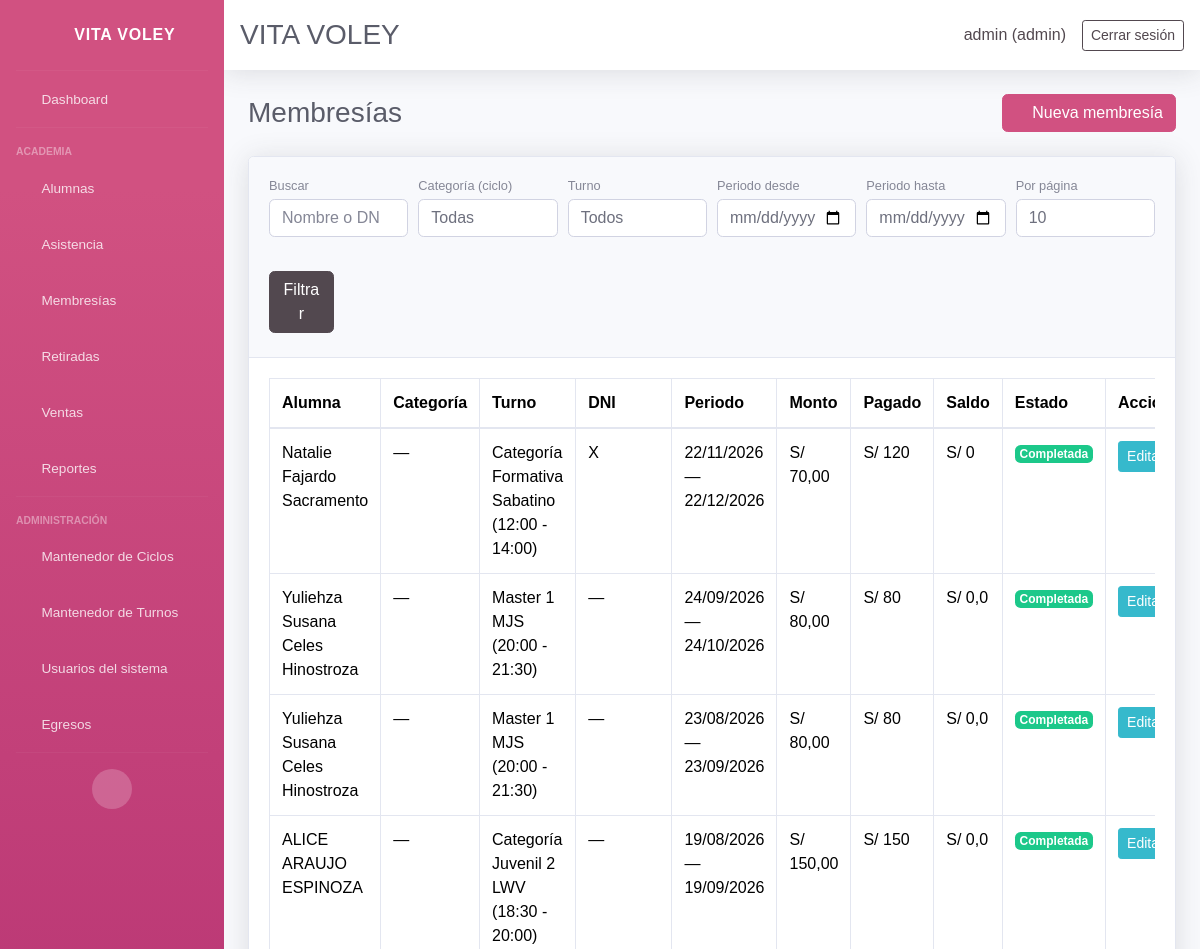
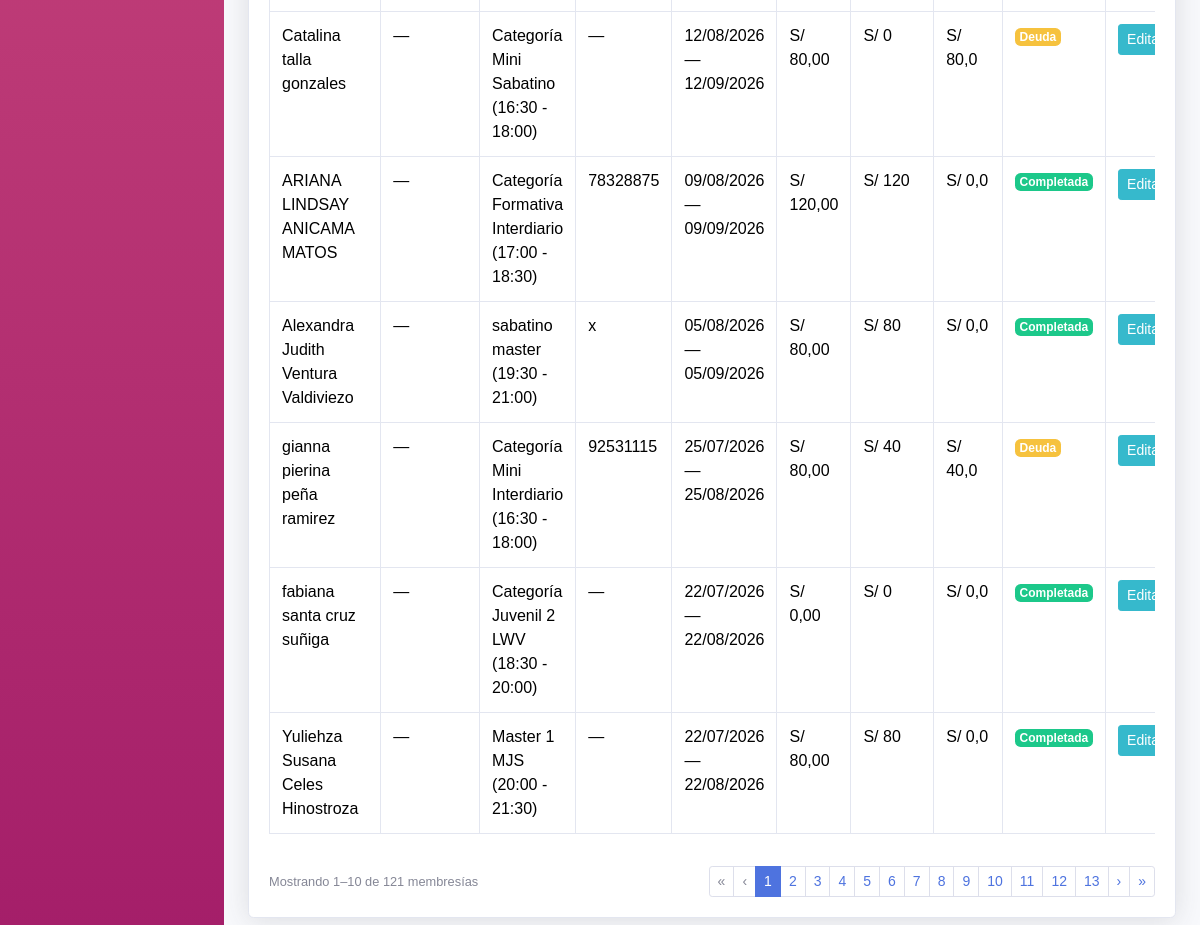
Screenshot of /memberships/ (signed in) with the database file from the repository (2 pictures, top to bottom).
### core/models.py (models this page shows, shortened)
class AuditableModel(models.Model):
    created_by = models.ForeignKey(
        settings.AUTH_USER_MODEL,
        on_delete=models.SET_NULL,
        null=True,
        blank=True,
        related_name='%(app_label)s_%(class)s_created',
        verbose_name='Creado por',
    )
    updated_by = models.ForeignKey(
        settings.AUTH_USER_MODEL,
        on_delete=models.SET_NULL,
        null=True,
        blank=True,
        related_name='%(app_label)s_%(class)s_updated',
        verbose_name='Actualizado por',
    )
    updated_at = models.DateTimeField(auto_now=True, verbose_name='Actualizado el')
    class Meta:
        abstract = True

class Membership(AuditableModel, models.Model):
    student = models.ForeignKey(Student, on_delete=models.CASCADE, related_name='memberships')
    start_date = models.DateField()
    end_date = models.DateField()
    amount_due = models.DecimalField(max_digits=10, decimal_places=2, default=0)
    status = models.CharField(max_length=20, choices=MEMBERSHIP_STATUS_CHOICES, default='debt')
    renewed_from = models.ForeignKey(
        'self',
        on_delete=models.SET_NULL,
        blank=True,
        null=True,
        related_name='renewals',
    )
    notes = models.TextField(blank=True, null=True)
    created_at = models.DateTimeField(auto_now_add=True)
    class Meta:
        ordering = ['-start_date', '-created_at']
    @property
    def paid_total(self):
        return self.payments.aggregate(total=models.Sum('amount'))['total'] or 0
    @property
    def balance(self):
        return max(float(self.amount_due) - float(self.paid_total), 0)

class Student(AuditableModel, models.Model):
    ENROLLMENT_STATUS_CHOICES = ENROLLMENT_STATUS_CHOICES
    name = models.CharField(max_length=120)
    age = models.PositiveSmallIntegerField(blank=True, null=True)
    dni = models.CharField(max_length=15, blank=True, null=True)
    email = models.EmailField(blank=True, null=True)
    contact = models.CharField(max_length=200, blank=True, null=True, verbose_name='Teléfono del estudiante')
    gender = models.CharField(max_length=10, choices=GENDER_CHOICES, blank=True, null=True, verbose_name='Género')
    cycle = models.ForeignKey(
        Cycle,
        on_delete=models.SET_NULL,
        blank=True,
        null=True,
        related_name='students',
        verbose_name='Ciclo',
    )
    student_condition = models.CharField(
        max_length=20,
        choices=STUDENT_CONDITION_CHOICES,
        default='regular',
        verbose_name='Condición del alumno',
    )
    school = models.CharField(max_length=120, blank=True, null=True, verbose_name='Colegio')
    size = models.CharField(max_length=5, choices=SIZE_CHOICES, blank=True, null=True, verbose_name='Talla')
    referral_source = models.CharField(max_length=200, blank=True, null=True, verbose_name='¿Cómo se enteró de la academia?')
    uniform_delivered = models.BooleanField(default=False, verbose_name='Se entregó uniforme')
    guardian = models.CharField(max_length=120, blank=True, null=True, verbose_name='Nombre del apoderado')
    guardian_dni = models.CharField(max_length=15, blank=True, null=True, verbose_name='DNI del apoderado')
    guardian_birth_date = models.DateField(blank=True, null=True, verbose_name='Fecha de nacimiento del apoderado')
    guardian_gender = models.CharField(
        max_length=10,
        choices=GENDER_CHOICES,
        blank=True,
        null=True,
        verbose_name='Género del apoderado',
    )
    guardian_phone = models.CharField(max_length=200, blank=True, null=True, verbose_name='Teléfono del apoderado')
    address = models.TextField(blank=True, null=True)
    shift = models.ForeignKey(Shift, on_delete=models.PROTECT, blank=True, null=True, related_name='students')
    enrollment_status = models.CharField(max_length=10, choices=ENROLLMENT_STATUS_CHOICES, default='active')
    retired = models.BooleanField(default=False)
    retired_reason = models.TextField(blank=True, null=True)
    retired_at = models.DateField(blank=True, null=True)
    monthly_fee = models.DecimalField(max_digits=10, decimal_places=2, blank=True, null=True)
    enrollment_date = models.DateField(blank=True, null=True)
    membership_start = models.DateField(blank=True, null=True, verbose_name='Inicio de membresía')
    membership_end = models.DateField(blank=True, null=True, verbose_name='Fin de membresía')
    birth_date = models.DateField(blank=True, null=True)
    attendance_days = models.JSONField(default=list, blank=True)
    created_at = models.DateTimeField(auto_now_add=True)
    class Meta:
        ordering = ['name']
    @property
    def active(self):
        return not self.retired and self.enrollment_status == 'active'
    def get_shift_display(self):
        if not self.shift:
            return ''
        return str(self.shift)

class Shift(AuditableModel, models.Model):
    name = models.CharField(max_length=120)
    start_time = models.TimeField()
    end_time = models.TimeField()
    active_days = models.JSONField(default=list, blank=True)
    created_at = models.DateTimeField(auto_now_add=True)
    class Meta:
        ordering = ['name']
    @property
    def schedule(self):
        return f"{self.start_time.strftime('%H:%M')} - {self.end_time.strftime('%H:%M')}"
    def __str__(self):
        return f"{self.name} ({self.schedule})"

### core/views_membership.py (the view)
# urls.py: path('memberships/', views_membership.membership_list, name='memberships_list'),
@login_required(login_url='login')
def membership_list(request):
    memberships, filter_ctx = _apply_membership_list_filters(_membership_queryset(), request)
    page_obj, per_page = _paginate(memberships, request)
    return render(request, 'core/memberships/list.html', {
        'page_obj': page_obj,
        'per_page': per_page,
        'page_sizes': PAGE_SIZES,
        'list_query': urlencode(_membership_list_query_params(request)),
        'cycle_choices': active_cycle_choices(),
        'is_secretary': _is_secretary(request.user),
        **filter_ctx,
    })

### core/audit.py (called while the page is built)
def set_current_user(user):
    _thread_locals.user = user

    def __call__(self, request):
        if getattr(request, 'user', None) and request.user.is_authenticated:
            set_current_user(request.user)
        else:
            set_current_user(None)
        try:
            return self.get_response(request)
        finally:
            set_current_user(None)

### core/context_processors.py (called while the page is built, shortened)
def user_role_context(request):
    user_role = None
    is_admin = False
    is_secretary = False
    if request.user.is_authenticated:
        if request.user.is_superuser:
            user_role = 'admin'
            is_admin = True
    return {
        'user_role': user_role,
        'is_admin': is_admin,
        'is_secretary': is_secretary,
    }

### core/models.py (called while the page is built)
def active_cycle_choices():
    return [
        (str(cycle.pk), cycle.name)
        for cycle in Cycle.objects.filter(is_active=True).order_by('name')
    ]

def valid_cycle_id(value):
    if not value or not str(value).isdigit():
        return ''
    if Cycle.objects.filter(pk=int(value)).exists():
        return str(value)
    return ''

### core/views.py (called while the page is built)
def get_user_role(user):
    if not user.is_authenticated:
        return None
    if user.is_superuser:
        return 'admin'
    profile = getattr(user, 'userprofile', None)
    if profile is not None:
        return profile.role
    return 'secretary'

### core/views_membership.py (called while the page is built, shortened)
def _membership_queryset():
    return Membership.objects.select_related('student', 'student__shift').order_by('-start_date', '-created_at')

def _parse_date_param(value):
    if not value:
        return None

def _valid_shift_id(value):
    if not value or not str(value).isdigit():
        return ''
    if Shift.objects.filter(pk=int(value)).exists():
        return str(value)
    return ''

def _shift_choices():
    return [(str(shift.id), str(shift)) for shift in Shift.objects.order_by('name')]

def _per_page(request):
    try:
        size = int(request.GET.get('per_page', 10))
    except (TypeError, ValueError):
        return 10
    return size if size in PAGE_SIZES else 10

def _filter_query_params(request, keys):
    params = {key: request.GET.get(key, '').strip() for key in keys if request.GET.get(key, '').strip()}
    per_page = _per_page(request)
    if per_page != 10 and 'per_page' in keys:
        params['per_page'] = str(per_page)
    return params

def _membership_list_query_params(request, page=None):
    params = _filter_query_params(request, _MEMBERSHIP_FILTER_KEYS)
    if page:
        params['page'] = str(page)
    return params

### core/templates/core/memberships/list.html (shortened to what this page needs)
{% extends 'core/base.html' %}
{% block content %}
<div class="d-sm-flex align-items-center justify-content-between mb-4">
    <h1 class="h3 mb-0 text-gray-800">Membresías</h1>
    <a class="btn btn-primary" href="{% url 'membership_add' %}"><i class="fas fa-plus"></i> Nueva membresía</a>
</div>
<div class="card shadow mb-4">
    <div class="card-header py-3">
        <form method="get" class="form-row align-items-end">
            <div class="form-group col-md-3 col-lg-2 mb-2">
                <label class="small text-muted mb-1">Buscar</label>
                <input type="search" name="q" value="{{ query }}" class="form-control" placeholder="Nombre o DNI">
            </div>
            <div class="form-group col-md-3 col-lg-2 mb-2">
                <label class="small text-muted mb-1">Categoría (ciclo)</label>
                <select name="cycle" class="form-control">
                    <option value="">Todas</option>
                </select>
            </div>
            <div class="form-group col-md-3 col-lg-2 mb-2">
                <label class="small text-muted mb-1">Turno</label>
                <select name="shift" class="form-control">
                    <option value="">Todos</option>
                </select>
            </div>
            <div class="form-group col-md-3 col-lg-2 mb-2">
                <label class="small text-muted mb-1">Periodo desde</label>
                <input type="date" name="date_from" class="form-control" value="{{ date_from }}">
            </div>
            <div class="form-group col-md-3 col-lg-2 mb-2">
                <label class="small text-muted mb-1">Periodo hasta</label>
                <input type="date" name="date_to" class="form-control" value="{{ date_to }}">
            </div>
            <div class="form-group col-md-3 col-lg-2 mb-2">
                <label class="small text-muted mb-1">Por página</label>
                <select name="per_page" class="form-control">
                    {% for size in page_sizes %}
                    <option value="{{ size }}" {% if per_page == size %}selected{% endif %}>{{ size }}</option>
                    {% endfor %}
                </select>
            </div>
            <div class="form-group col-md-3 col-lg-1 mb-2">
                <label class="small text-muted mb-1">&nbsp;</label>
                <button class="btn btn-secondary btn-block" type="submit">Filtrar</button>
            </div>
        </form>
    </div>
    <div class="card-body">
        <div class="table-responsive">
            <table class="table table-bordered">
                <thead>
                    <tr>
                        <th>Alumna</th>
                        <th>Categoría</th>
                        <th>Turno</th>
                        <th>DNI</th>
                        <th>Periodo</th>
                        <th>Monto</th>
                        <th>Pagado</th>
                        <th>Saldo</th>
                        <th>Estado</th>
                        <th>Acciones</th>
                    </tr>
                </thead>
                <tbody>
                    {% for m in page_obj %}
                    <tr>
                        <td>{{ m.student.name }}</td>
                        <td>{{ m.student.get_cycle_display|default:"—" }}</td>
                        <td>{{ m.student.get_shift_display|default:"—" }}</td>
                        <td>{{ m.student.dni|default:"—" }}</td>
                        <td>{{ m.start_date|date:"d/m/Y" }} — {{ m.end_date|date:"d/m/Y" }}</td>
                        <td>S/ {{ m.amount_due }}</td>
                        <td>S/ {{ m.paid_total }}</td>
                        <td>S/ {{ m.balance }}</td>
                        <td>
                            {% if m.status == 'completed' %}
                            <span class="badge badge-success">Completada</span>
                            {% else %}
                            <span class="badge badge-warning">Deuda</span>
                            {% endif %}
                        </td>
                        <td class="text-nowrap">
                            <a class="btn btn-sm btn-info" href="{% url 'membership_edit' m.id %}">Editar</a>
                        </td>
                    </tr>
                    {% empty %}
                    <tr><td colspan="10">No hay membresías registradas.</td></tr>
                    {% endfor %}
                </tbody>
            </table>
        </div>
        {% include 'core/_pagination.html' with item_label='membresía' %}
    </div>
</div>
{% endblock %}

### core/templates/core/header.html (shortened to what this page needs)
<nav class="navbar navbar-expand navbar-light bg-white topbar mb-4 static-top shadow">
    <div class="d-flex align-items-center w-100 justify-content-between">
        <h1 class="h3 mb-0 text-gray-800">VITA VOLEY</h1>
        {% if user.is_authenticated %}
        <div class="d-flex align-items-center">
            <span class="mr-3 text-secondary">{{ request.user.username }} ({{ user_role|default:'Usuario' }})</span>
            <a href="{% url 'logout' %}" class="btn btn-sm btn-outline-secondary">Cerrar sesión</a>
        </div>
        {% endif %}
    </div>
</nav>

### rows the page displays
Membership: student.name "Natalie Fajardo Sacramento", student.cycle "—", student.shift "Categoría Formativa Sabatino (12:00 - 14:00)", student.dni "X", start_date "22/11/2026", end_date "22/12/2026", amount_due "70,00", paid_total "120", balance "0", status "Completada"
Membership: student.name "Yuliehza Susana Celes Hinostroza", student.cycle "—", student.shift "Master 1 MJS (20:00 - 21:30)", student.dni "—", start_date "24/09/2026", end_date "24/10/2026", amount_due "80,00", paid_total "80", balance "0,0", status "Completada"
Membership: student.name "Yuliehza Susana Celes Hinostroza", student.cycle "—", student.shift "Master 1 MJS (20:00 - 21:30)", student.dni "—", start_date "23/08/2026", end_date "23/09/2026", amount_due "80,00", paid_total "80", balance "0,0", status "Completada"
Membership: student.name "ALICE ARAUJO ESPINOZA", student.cycle "—", student.shift "Categoría Juvenil 2 LWV (18:30 - 20:00)", student.dni "—", start_date "19/08/2026", end_date "19/09/2026", amount_due "150,00", paid_total "150", balance "0,0", status "Completada"
Membership: student.name "Catalina talla gonzales", student.cycle "—", student.shift "Categoría Mini Sabatino (16:30 - 18:00)", student.dni "—", start_date "12/08/2026", end_date "12/09/2026", amount_due "80,00", paid_total "0", balance "80,0", status "Deuda"
Membership: student.name "ARIANA LINDSAY ANICAMA MATOS", student.cycle "—", student.shift "Categoría Formativa Interdiario (17:00 - 18:30)", student.dni "78328875", start_date "09/08/2026", end_date "09/09/2026", amount_due "120,00", paid_total "120", balance "0,0", status "Completada"
Membership: student.name "Alexandra Judith Ventura Valdiviezo", student.cycle "—", student.shift "sabatino master (19:30 - 21:00)", student.dni "x", start_date "05/08/2026", end_date "05/09/2026", amount_due "80,00", paid_total "80", balance "0,0", status "Completada"
Membership: student.name "gianna pierina peña ramirez", student.cycle "—", student.shift "Categoría Mini Interdiario (16:30 - 18:00)", student.dni "92531115", start_date "25/07/2026", end_date "25/08/2026", amount_due "80,00", paid_total "40", balance "40,0", status "Deuda"
Membership: student.name "fabiana santa cruz suñiga", student.cycle "—", student.shift "Categoría Juvenil 2 LWV (18:30 - 20:00)", student.dni "—", start_date "22/07/2026", end_date "22/08/2026", amount_due "0,00", paid_total "0", balance "0,0", status "Completada"
Membership: student.name "Yuliehza Susana Celes Hinostroza", student.cycle "—", student.shift "Master 1 MJS (20:00 - 21:30)", student.dni "—", start_date "22/07/2026", end_date "22/08/2026", amount_due "80,00", paid_total "80", balance "0,0", status "Completada"

### other values shown
{{ request.user.username }} "admin"
{{ user_role|default:'Usuario' }} "admin"
{{ page_obj.start_index }} "1"
{{ page_obj.end_index }} "10"
{{ page_obj.paginator.count }} "121"
{{ item_label }} "membresía"
{{ num }} "1"
{{ num }} "2" "3" "4" "5" "6" "7" "8" "9" "10" "11" "12" "13"
form field per_page "10"
